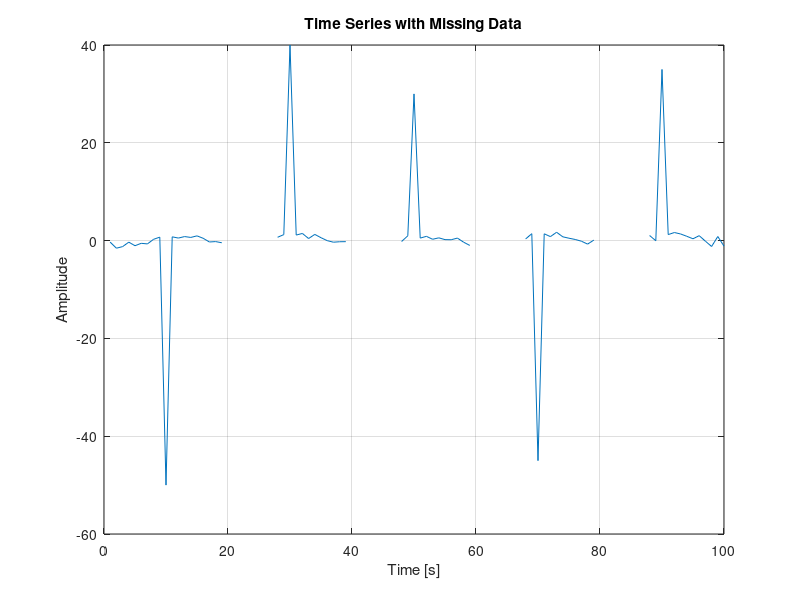
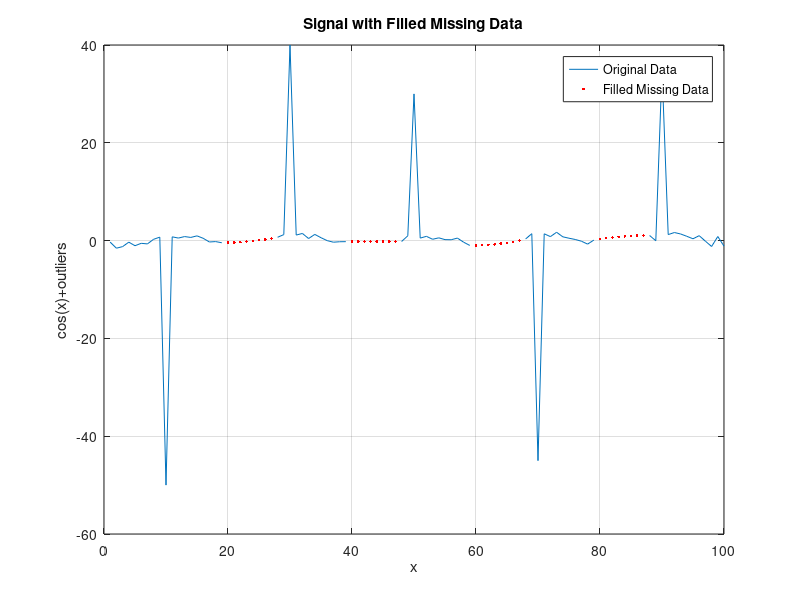
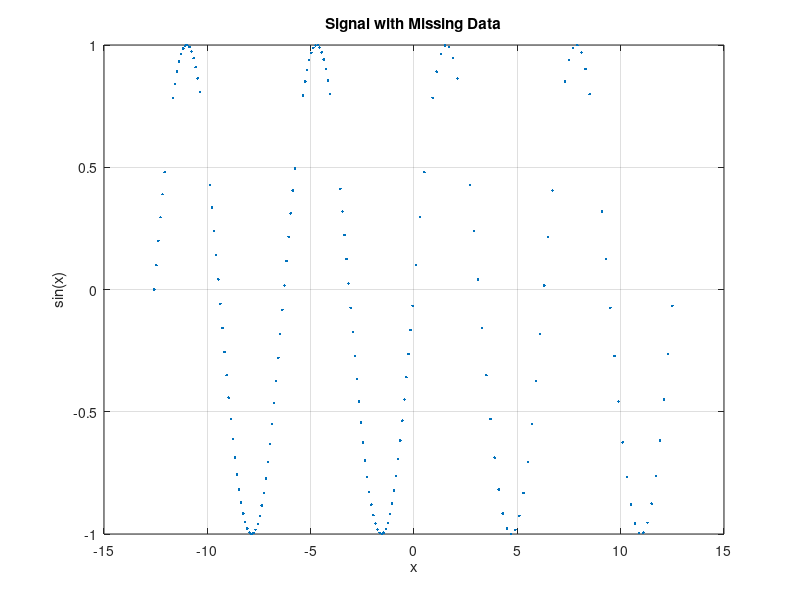
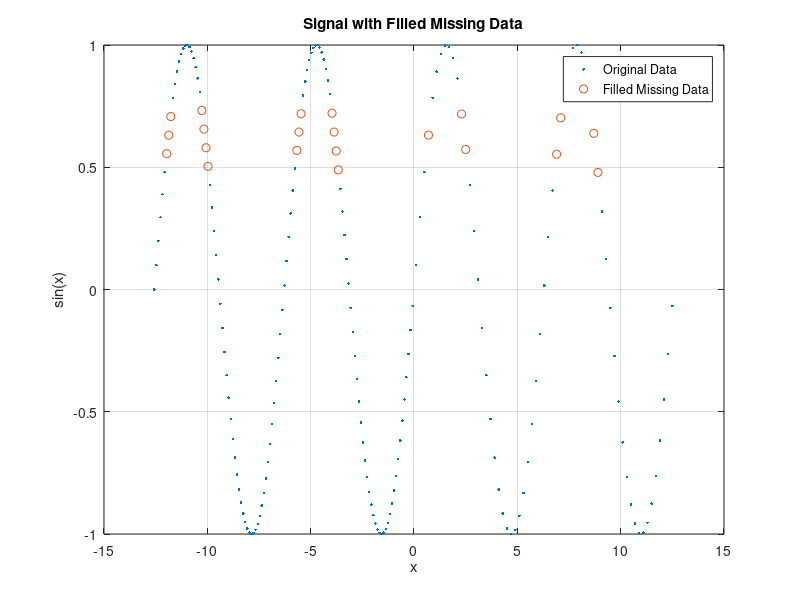

Source code (MATLAB) for these figures, in order:
%% Missing Data
% Graph 1
x = 1:100;
data = cos(2*pi*0.05*x+2*pi*rand) + 0.5*randn(1,100);   % signal
for k = 1:8
    data(19+k:20:79+k) = NaN;                           % missing values
    % start:step:end
end
data(10:20:90) = [-50 40 30 -45 35];                    % outliers
plot(x,data)
xlabel('Time [s]')
ylabel('Amplitude')
title('Time Series with Missing Data')
grid on

% Fillmissing Graph 1
[F,TF] = fillmissing(data,'pchip','SamplePoints',x);
figure
plot(x,data, x(TF),F(TF),'r.')
xlabel('x');
ylabel('cos(x)+outliers')
legend('Original Data','Filled Missing Data')
title('Signal with Filled Missing Data')
grid on

% Graph 2
x = [-4*pi:0.1:0, 0.1:0.2:4*pi];
A = sin(x);
A(A < 0.75 & A > 0.5) = NaN;
figure
plot(x,A,'.')
title('Signal with Missing Data')
xlabel('x');
ylabel('sin(x)')
grid on

% Fillmissing Graph 2
[F,TF] = fillmissing(A,'linear','SamplePoints',x);
figure
plot(x,A,'.', x(TF),F(TF),'o')
xlabel('x');
ylabel('sin(x)')
legend('Original Data','Filled Missing Data')
title('Signal with Filled Missing Data')
grid on
